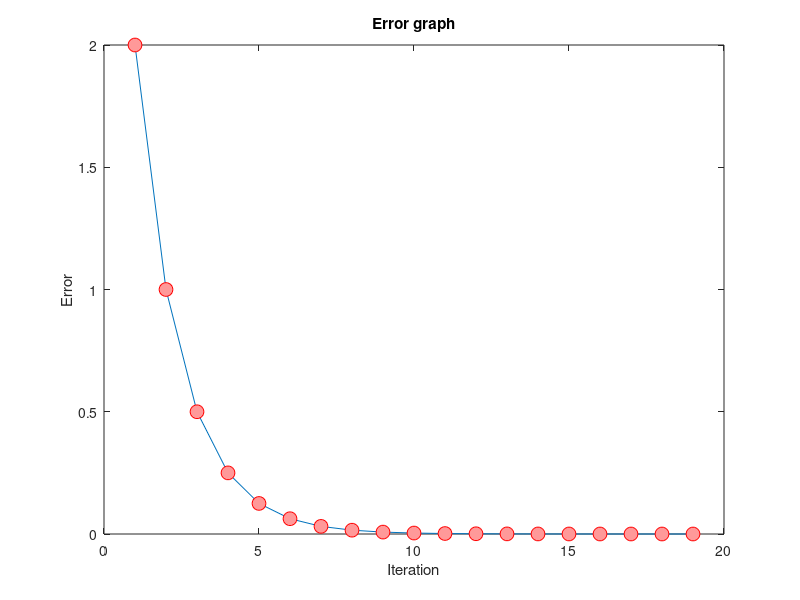

This chart was generated by the following MATLAB code:
%bisection

p=10;
t=523;
Pc=111.3;
Tc=407.5;
R=0.082054;
a=(27*R*R*Tc*Tc)/(64*Pc);
b=(R*Tc)/(8*Pc);
a1 = 5;
b1 = 1;

fa1 = (p + (a / (a1 * a1))) * (a1 - b) - (R * t);
fb1 = (p + (a / (b1 * b1))) * (b1 - b) - (R * t);

if (fa1 * fb1 > 0)
    disp("invalid");
else
    repeat = 50;
    tol = 1e-5;
    for i = 1:repeat
        i2(i)=i;
        mid = (a1 + b1) / 2;
        fmid = (p + (a / (mid * mid))) * (mid - b) - (R * t);
        
        if (fmid * fb1 < 0)
            a1 = mid;
        else
            b1 = mid;
        end
        
        err = abs(b1 - a1);
        err2(i)=err;
        if (err <= tol)
            break;
        end
    end
end

disp(["Value of V: ", mid]);
plot(i2,err2,'-o','MarkerSize',10,...
    'MarkerEdgeColor','red',...
    'MarkerFaceColor',[1 .6 .6])

xlabel("Iteration")
ylabel("Error")
title("Error graph")